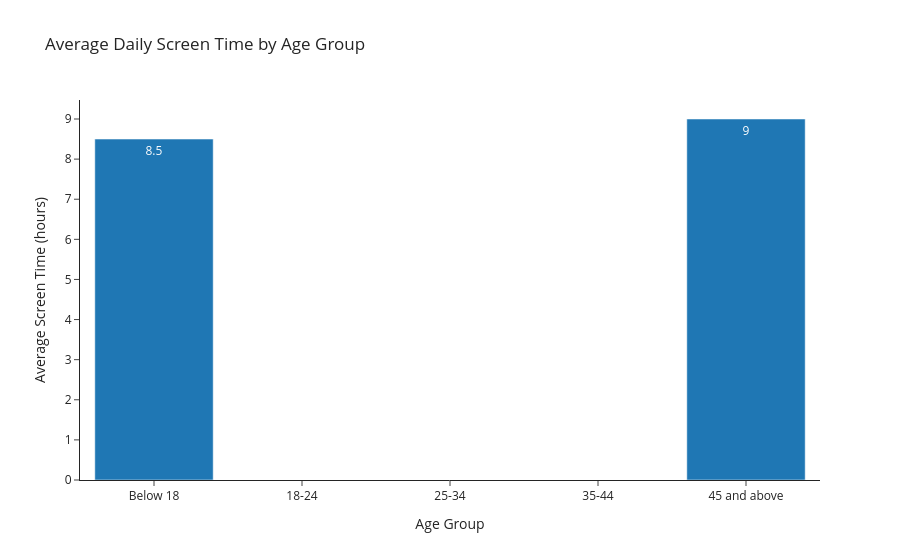

Source (notebook cell):
### Markdown cell above
### 5.12. Barplot: Age Group vs Screen Time

### Code cell
age_mean = (
    df.groupby("Age Group", as_index=False)["Screen_Time_Hours"]
    .mean()
)

fig6 = px.bar(
    age_mean,
    x="Age Group",
    y="Screen_Time_Hours",
    category_orders={"Age Group": age_order},
    text=age_mean["Screen_Time_Hours"].round(2),
    title="Average Daily Screen Time by Age Group",
    color_discrete_sequence=["#1f77b4"]
)

fig6.update_layout(
    template="simple_white",
    xaxis_title="Age Group",
    yaxis_title="Average Screen Time (hours)"
)

fig6.show()
fig6.write_image("barplot_edad_pantalla.png")

### Figure 1 — Plotly figure (JSON) as saved in the notebook; plotly's stock layout.template omitted (floating-point values rounded to 4 significant figures)
{"data": [{"hovertemplate": "Age Group=%{x}<br>Screen_Time_Hours=%{text}<extra></extra>", "legendgroup": "", "marker": {"color": "#1f77b4", "pattern": {"shape": ""}}, "name": "", "orientation": "v", "showlegend": false, "text": [8.5, 9.0], "textposition": "auto", "type": "bar", "x": ["Below 18", "45 and above"], "xaxis": "x", "y": [8.5, 9.0], "yaxis": "y"}], "layout": {"barmode": "relative", "legend": {"tracegroupgap": 0}, "title": {"text": "Average Daily Screen Time by Age Group"}, "xaxis": {"anchor": "y", "categoryarray": ["Below 18", "18-24", "25-34", "35-44", "45 and above"], "categoryorder": "array", "domain": [0, 1], "title": {"text": "Age Group"}}, "yaxis": {"anchor": "x", "domain": [0, 1], "title": {"text": "Average Screen Time (hours)"}}}}
